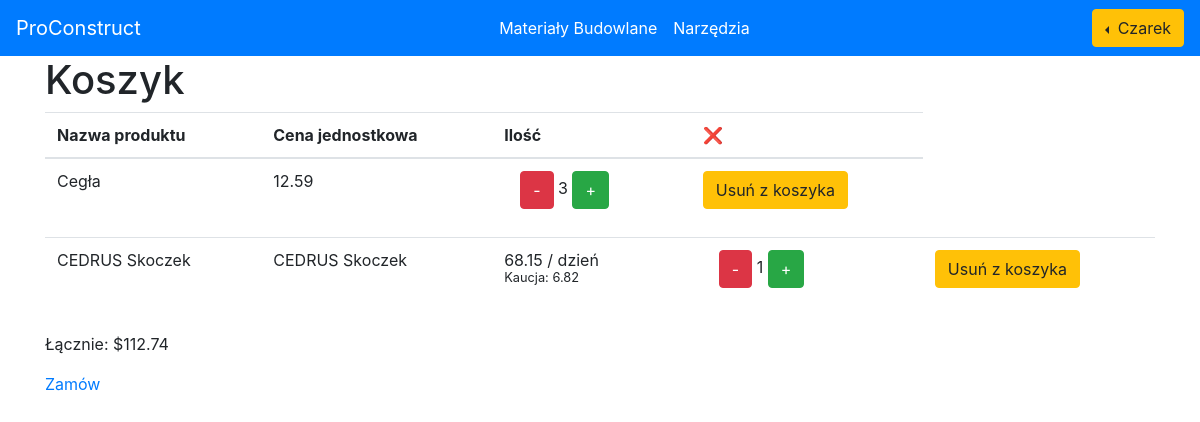
/cart/ (signed in), run on an earlier commit of the app's database.
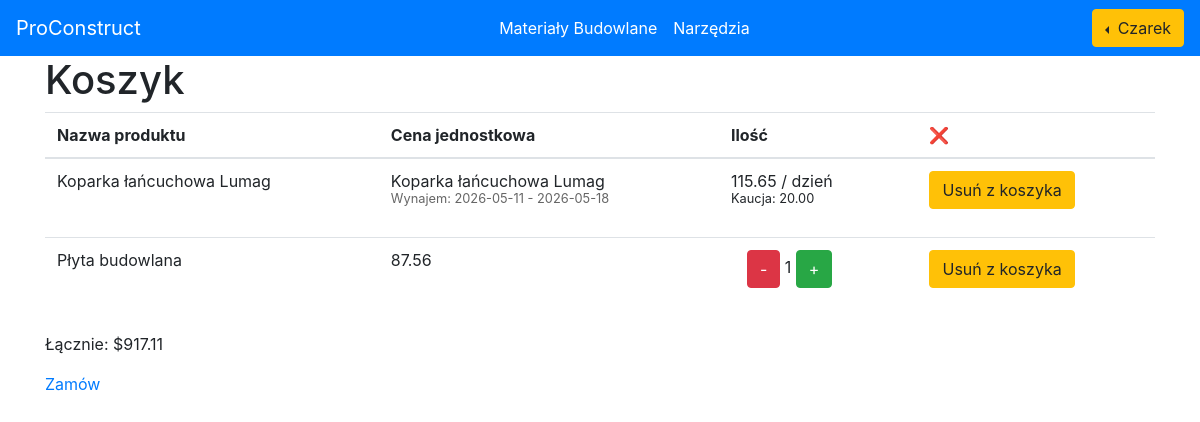
And on a later commit of the database.
### users/models.py (models this page shows, shortened)
class CustomUser(AbstractUser):
    email = models.EmailField(_('email address'), unique=True)
    USERNAME_FIELD = 'email'
    REQUIRED_FIELDS = ('username',)
    objects = CustomUserManager()

### base/models.py (models this page shows, shortened)
class CartItem(models.Model):
    cart = models.ForeignKey('Cart', on_delete=models.CASCADE, null=True, blank=True)
    product = models.ForeignKey(Product, on_delete=models.CASCADE, null=True, blank=True)
    equipment = models.ForeignKey(Equipment, on_delete=models.CASCADE, null=True, blank=True)
    product_quantity = models.PositiveIntegerField(default=1)
    equipment_quantity = models.PositiveIntegerField(default=1)
    rent_start_date = models.DateField(null=True, blank=True)
    rent_end_date = models.DateField(null=True, blank=True)

class Product(models.Model):
    name = models.CharField(max_length=100)
    description = models.TextField()
    price = models.DecimalField(max_digits=10, decimal_places=2)
    image = models.URLField()
    quantity = models.PositiveIntegerField(default=0)

class Equipment(models.Model):
    name = models.CharField(max_length=100)
    description = models.TextField()
    price = models.DecimalField(max_digits=10, decimal_places=2)
    image = models.URLField()
    quantity = models.PositiveIntegerField(default=0)
    rental_rate = models.DecimalField(
        "Stawka najmu (za dzień)",
        max_digits=10, decimal_places=2, default=0
    )
    rental_period = models.CharField(
        "Jednostka najmu",
        max_length=10,
        choices=[('day', 'dzień'), ('week', 'tydzień'), ('month', 'miesiąc')],
        default='day'
    )
    deposit = models.DecimalField(
        "Kaucja",
        max_digits=10, decimal_places=2, default=0
    )

### base/views.py (the view)
# urls.py: path('cart/', views.view_cart, name='cart'),
@login_required()
def view_cart(request):
    cart_items, total_amount = calculate_total_amount(request)
    stripe_public_key = os.environ.get('STRIPE_PUBLIC_KEY', '')
    return render(request, 'base/cart.html', {
        'cart_items': cart_items,
        'total_amount': total_amount,
        'stripe_public_key': stripe_public_key
    })

### templates/base/cart.html (shortened to what this page needs)
{% include 'base/navbar.html' %}
{% load static %}
{% block content %}
<div class="container">
    <div class="cart-header">
        <h1>Koszyk</h1>
    </div>
        <table class="table">
            <thead>
                <tr>
                    <th scope="col">Nazwa produktu</th>
                    <th scope="col">Cena jednostkowa</th>
                    <th scope="col">Ilość</th>
                    <th scope="col">❌</th>
                </tr>
            </thead>
            <tbody>
             {% for item in cart_items %}
                <tr>
                {% if item.product %}
                    <td>{{ item.product.name }}</td>
                    <td>{{ item.product.price }}</td>
                    <td>
                    <button class="btn btn-danger" style="margin-left: 1rem;" onclick="updateQuantity('{{ item.id }}', 'decrement', 'product')">-</button>
                    <span id="product-quantity-{{ item.id }}">{{ item.product_quantity }}</span>
                    <button class="btn btn-success" style="margin-right: 1rem;" onclick="updateQuantity('{{ item.id }}', 'increment', 'product')">+</button>
                    </td>
                    <td>
                         <form action="{% if item.product.id %}{% url 'remove-product-from-cart' item.product.id %}{% endif %}" method="post">
                            <button class="btn btn-warning" type="submit">Usuń z koszyka</button>
                         </form>
                    </td>
                {%  elif item.equipment %}
                    <td>{{ item.equipment.name }}</td>
                    <td>
                        {{ item.equipment.name }}<br>
                        {% if item.rent_start_date and item.rent_end_date %}
                            <small style="color: #666;">Wynajem: {{ item.rent_start_date|date:"Y-m-d" }} - {{ item.rent_end_date|date:"Y-m-d" }}</small>
                        {% endif %}
                    </td>
                    <td>
                        {{ item.equipment.rental_rate }} / {{ item.equipment.get_rental_period_display }}<br>
                        <small>Kaucja: {{ item.equipment.deposit }}</small>
                    </td>
                    {% if not item.rent_start_date or not item.rent_end_date %}
                    <td>
                        <button class="btn btn-danger" style="margin-left: 1rem;" onclick="updateQuantity('{{ item.id }}', 'decrement', 'equipment')">-</button>
                        <span id="equipment-quantity-{{ item.id }}">{{ item.equipment_quantity }}</span>
                        <button class="btn btn-success" style="margin-right: 1rem;" onclick="updateQuantity('{{ item.id }}', 'increment', 'equipment')">+</button>
                    </td>
                    {% endif %}
                    <td>
                         <form action="{% if item.equipment.id %}{% url 'remove-equipment-from-cart' item.equipment.id %}{% endif %}" method="post">
                            <button class="btn btn-warning" type="submit">Usuń z koszyka</button>
                         </form>
                    </td>
                {% endif %}
                </tr>
             {% endfor %}
            </tbody>
        </table>
    <div class="cart-total">
        <p>Łącznie: $<span id="total-amount">{{ total_amount }}</span></p>
    </div>
    <a class="checkout-button" href="{% url 'checkout' %}">Zamów</a>
</div>
{% endblock %}

### templates/base/navbar.html (shortened to what this page needs)
<link rel="stylesheet" href="https://cdn.jsdelivr.net/npm/bootstrap@4.4.1/dist/css/bootstrap.min.css">
<nav class="navbar navbar-expand-md navbar-dark sticky-top bg-primary">
    <a class="navbar-brand" href="/">ProConstruct</a>
    <div class="collapse navbar-collapse" id="navbarNav">
        <ul class="navbar-nav mx-auto">
            <li class="nav-item">
                <a class="nav-link" style="color: white;" href="{% url 'product-list' %}">Materiały Budowlane</a>
            </li>
            <li class="nav-item">
                <a class="nav-link" style="color: white;" href="{% url 'equipment-list' %}">Narzędzia</a>
            </li>
        </ul>
        <div class="navbar-nav">
            {% if request.user.is_authenticated %}
                <div class="dropleft">
                    <button class="btn btn-warning dropdown-toggle" type="button" id="dropdownMenuButton" data-toggle="dropdown" aria-haspopup="true" aria-expanded="false">
                        {{ request.user.username }}
                    </button>
                </div>
            {% endif %}
        </div>
    </div>
</nav>

What changed in the data, as far as the page shows it:
removed CartItem: product.name "Cegła", product.price "12.59", product_quantity "3"
removed CartItem: equipment.name "CEDRUS Skoczek", equipment.rental_rate "68.15", equipment.rental_period "dzień", equipment.deposit "6.82", equipment_quantity "1"
added CartItem: equipment.name "Koparka łańcuchowa Lumag", rent_start_date "2026-05-11", rent_end_date "2026-05-18", equipment.rental_rate "115.65", equipment.rental_period "dzień", equipment.deposit "20.00"
added CartItem: product.name "Płyta budowlana", product.price "87.56", product_quantity "1"
Also different on the page:
{{ total_amount }}: "112.74" → "917.11"
